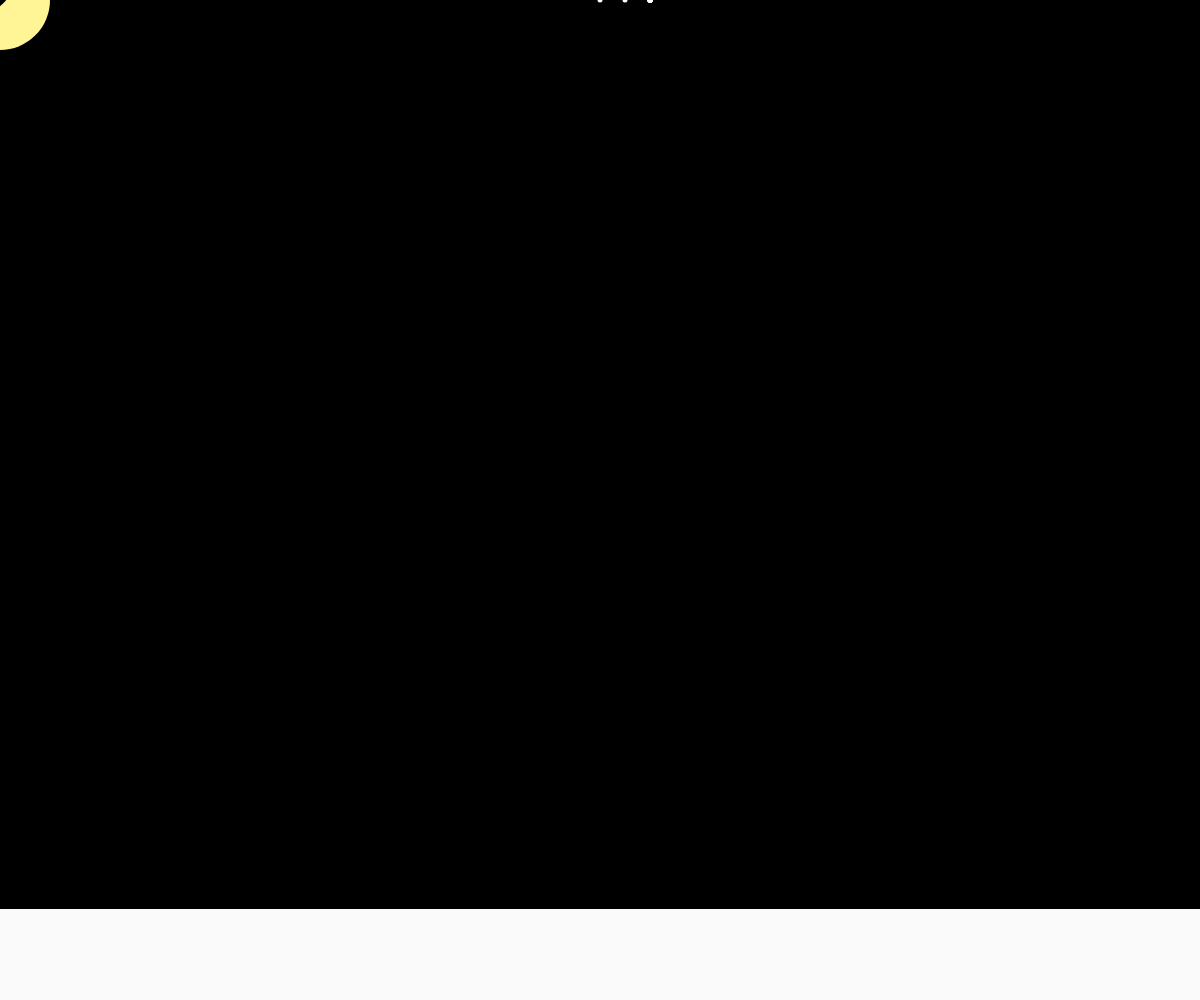
Frame 1 (no input)
Frame 60 (no input): identical to frame 1, image omitted
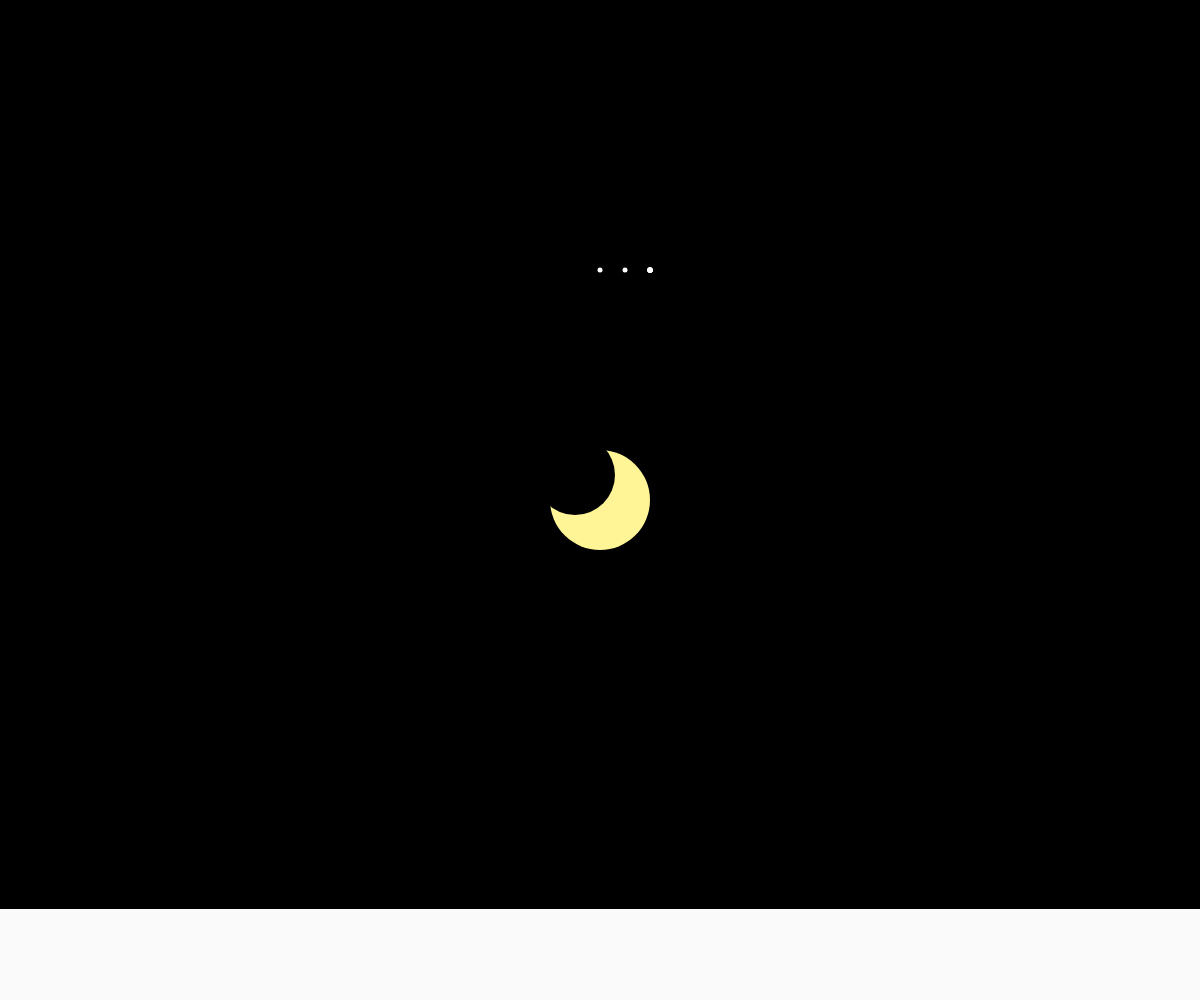
Frame 120 (the mouse pressed at the canvas centre since frame 60)

The p5.js sketch that drew these frames (run headless with seeded random() and noise() and a simulated clock; from frame 60 on, the mouse is pressed at the canvas centre):

// p5.js sketch
// ── sketch.js
function setup() {
    createCanvas( windowWidth, windowHeight );
}

function draw() {
  noCursor()
  background(0)

push()
//moon sandbox
noStroke()
fill(255, 245, 150);
ellipse(mouseX, mouseY, 100, 100)
//yellow moon
noStroke()
fill(0)
ellipse(mouseX - 25, mouseY - 25, 80, 80)
//crescent
pop()
//moon sandbox end

noStroke()
fill(250);
rect(0, windowHeight/1.10, windowWidth, 200);
//snowy ground

push()
//snowflakes falling sandbox
translate(windowWidth/2, 0)
noStroke()
fill(255);
ellipse(0, mouseX * 0.45, 5, 5)
//middle example snowflake

//***random snowflakes below***

noStroke()
fill(255);
ellipse(25, mouseX * 0.45, 5, 5)

noStroke()
fill(255);
ellipse(50, mouseX * 0.45, 5, 5)

noStroke()
fill(255);
ellipse(50, mouseX * 0.45, 5, 5)

noStroke()
fill(255);
ellipse(50, mouseX * 0.45, 5, 5)

noStroke()
fill(255);
ellipse(50, mouseX * 0.45, 5, 5)

noStroke()
fill(255);
ellipse(50, mouseX * 0.45, 5, 5)

noStroke()
fill(255);
ellipse(50, mouseX * 0.45, 5, 5)

noStroke()
fill(255);
ellipse(50, mouseX * 0.45, 5, 5)

noStroke()
fill(255);
ellipse(50, mouseX * 0.45, 5, 5)

noStroke()
fill(255);
ellipse(50, mouseX * 0.45, 5, 5)

noStroke()
fill(255);
ellipse(50, mouseX * 0.45, 5, 5)

noStroke()
fill(255);
ellipse(50, mouseX * 0.45, 5, 5)

noStroke()
fill(255);
ellipse(50, mouseX * 0.45, 5, 5)

noStroke()
fill(255);
ellipse(50, mouseX * 0.45, 5, 5)

noStroke()
fill(255);
ellipse(50, mouseX * 0.45, 5, 5)

noStroke()
fill(255);
ellipse(50, mouseX * 0.45, 5, 5)

noStroke()
fill(255);
ellipse(50, mouseX * 0.45, 5, 5)

//end of random snowflakes

pop()
//end of snow falling sanbox
}
